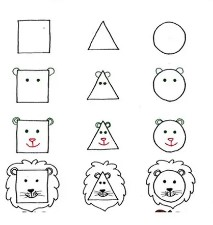
#> input picture UAS_Vision/new.jpg, 213 x 225 px
$ python lingk.py
#> lines starting #> are read from the running program, lines starting #| are printed output that depends on the picture; after the words box and inside, x2 and y2 are one past the last pixel; in counts of white or black regions, pixels touching at a corner belong together
#> in main, image is the input picture: shape (225, 213, 3); mean B, G, R 242.4, 242.6, 242.6
import cv2
import numpy as np

def detect_circles(image, min_radius, max_radius):
    # Konversi gambar ke grayscale
#> called with min_radius = 10, max_radius = 100
    gray_image = cv2.cvtColor(image, cv2.COLOR_BGR2GRAY)

    # Lakukan deteksi tepi menggunakan Canny
    edges = cv2.Canny(gray_image, 50, 150, apertureSize=3)
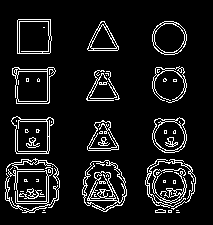
#> edges: shape (225, 213); 9.2% white in thin lines or dots, all inside (x1, y1, x2, y2) = (5, 19, 196, 213)

    # Lakukan transformasi Hough untuk mendeteksi lingkaran
    circles = cv2.HoughCircles(edges, cv2.HOUGH_GRADIENT, dp=1, minDist=20, param1=50, param2=30, minRadius=min_radius, maxRadius=max_radius)
#> circles = [[107.5, 142.5, 61.9], [169.5, 135.5, 18], [29.5, 184.5, 27.1], [170.5, 182.5, 25.7], [168.5, 37.5, 13.2], [104.5, 184.5, 24.3], [146.5, 139.5, 42.2], [169.5, 84.5, 13.2], [37.5, 141.5, 23.8], [38.5, 96.5, 24.6], [27.5, 122.5, 22.7]]

    if circles is not None:
        # Ubah koordinat lingkaran menjadi format integer
        circles = np.uint16(np.around(circles))
#> circles = [[108, 142, 62], [170, 136, 18], [30, 184, 27], [170, 182, 26], [168, 38, 13], [104, 184, 24], [146, 140, 42], [170, 84, 13], [38, 142, 24], [38, 96, 25], [28, 122, 23]]

        # Gambar lingkaran yang terdeteksi
        for i in circles[0, :]:
            center = (i[0], i[1])
            cv2.circle(image, center, i[2], (0, 255, 0), 2)
#> this loop made 11 passes
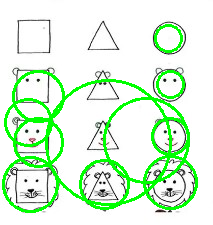
#> image: shape (225, 213, 3); 10.83% of pixels changed, all inside (x1, y1, x2, y2) = (2, 24, 198, 213)

    return image

def main():
    # Baca gambar
    image = cv2.imread('new.jpg')
    cv2.imshow('Original Image', image)

    # Tentukan rentang radius lingkaran yang akan dideteksi
    min_radius = 10
    max_radius = 100

    # Deteksi lingkaran menggunakan metode Hough
    result_image = detect_circles(image, min_radius, max_radius)

    # Tampilkan hasil
    cv2.imshow('Detected Circles', result_image)
    cv2.waitKey(0)
    cv2.destroyAllWindows()

if __name__ == "__main__":
    main()
